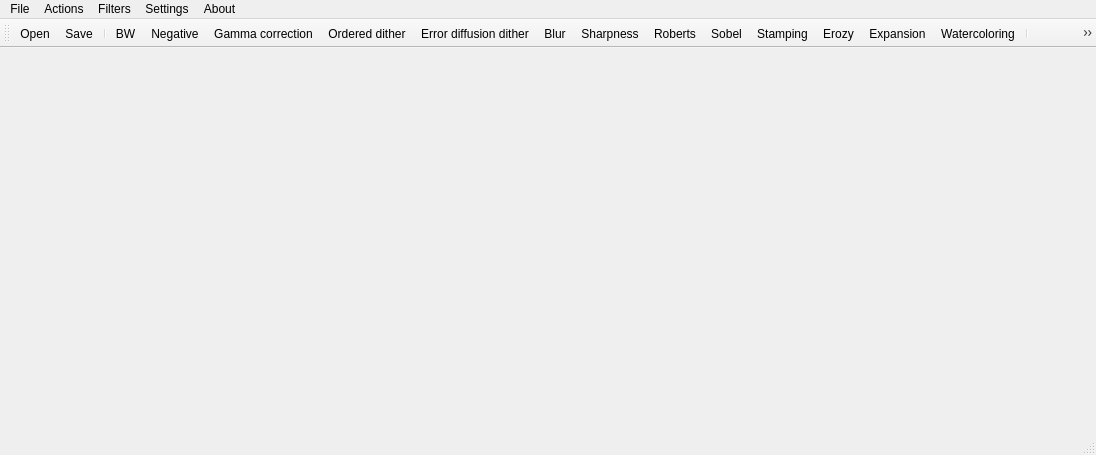
<?xml version="1.0" encoding="UTF-8"?>
<ui version="4.0">
 <class>MainWindow</class>
 <widget class="QMainWindow" name="MainWindow">
  <property name="geometry">
   <rect>
    <x>0</x>
    <y>0</y>
    <width>1096</width>
    <height>455</height>
   </rect>
  </property>
  <property name="windowTitle">
   <string>Filters</string>
  </property>
  <property name="windowIcon">
   <iconset resource="images/rrr.qrc">
    <normaloff>:/rrr/Filter-PNG-Image.png</normaloff>:/rrr/Filter-PNG-Image.png</iconset>
  </property>
  <widget class="QWidget" name="centralWidget">
   <property name="minimumSize">
    <size>
     <width>1090</width>
     <height>380</height>
    </size>
   </property>
   <property name="maximumSize">
    <size>
     <width>1090</width>
     <height>380</height>
    </size>
   </property>
   <widget class="AWidget" name="a_widget" native="true">
    <property name="geometry">
     <rect>
      <x>10</x>
      <y>10</y>
      <width>350</width>
      <height>350</height>
     </rect>
    </property>
    <property name="minimumSize">
     <size>
      <width>350</width>
      <height>350</height>
     </size>
    </property>
    <property name="maximumSize">
     <size>
      <width>350</width>
      <height>350</height>
     </size>
    </property>
   </widget>
   <widget class="BWidget" name="b_widget" native="true">
    <property name="geometry">
     <rect>
      <x>370</x>
      <y>10</y>
      <width>350</width>
      <height>350</height>
     </rect>
    </property>
    <property name="minimumSize">
     <size>
      <width>350</width>
      <height>350</height>
     </size>
    </property>
    <property name="maximumSize">
     <size>
      <width>350</width>
      <height>350</height>
     </size>
    </property>
   </widget>
   <widget class="CWidget" name="c_widget" native="true">
    <property name="geometry">
     <rect>
      <x>730</x>
      <y>10</y>
      <width>350</width>
      <height>350</height>
     </rect>
    </property>
    <property name="minimumSize">
     <size>
      <width>350</width>
      <height>350</height>
     </size>
    </property>
    <property name="maximumSize">
     <size>
      <width>350</width>
      <height>350</height>
     </size>
    </property>
   </widget>
  </widget>
  <widget class="QMenuBar" name="menuBar">
   <property name="geometry">
    <rect>
     <x>0</x>
     <y>0</y>
     <width>1096</width>
     <height>21</height>
    </rect>
   </property>
   <widget class="QMenu" name="menuFile">
    <property name="title">
     <string>File</string>
    </property>
    <addaction name="actionOpen"/>
    <addaction name="actionSave"/>
   </widget>
   <widget class="QMenu" name="menuActions">
    <property name="title">
     <string>Actions</string>
    </property>
    <addaction name="actionClear"/>
    <addaction name="actionSelect_square"/>
    <addaction name="actionR2Bmp"/>
    <addaction name="actionDuplication"/>
   </widget>
   <widget class="QMenu" name="menuFilters">
    <property name="title">
     <string>Filters</string>
    </property>
    <addaction name="actionBW"/>
    <addaction name="actionNegative"/>
    <addaction name="actionBlur"/>
    <addaction name="actionSharpness"/>
    <addaction name="actionOrdered_dither"/>
    <addaction name="actionError_diffusion_dither"/>
    <addaction name="actionRoberts"/>
    <addaction name="actionSobel"/>
    <addaction name="actionStamping"/>
    <addaction name="actionWatercoloring"/>
    <addaction name="actionGamma_correction"/>
    <addaction name="actionErozy"/>
    <addaction name="actionConstriction"/>
   </widget>
   <widget class="QMenu" name="menuAbout">
    <property name="title">
     <string>About</string>
    </property>
    <addaction name="actionAuthor"/>
   </widget>
   <widget class="QMenu" name="menuSettings">
    <property name="title">
     <string>Settings</string>
    </property>
    <addaction name="actionSettings"/>
   </widget>
   <addaction name="menuFile"/>
   <addaction name="menuActions"/>
   <addaction name="menuFilters"/>
   <addaction name="menuSettings"/>
   <addaction name="menuAbout"/>
  </widget>
  <widget class="QToolBar" name="mainToolBar">
   <attribute name="toolBarArea">
    <enum>TopToolBarArea</enum>
   </attribute>
   <attribute name="toolBarBreak">
    <bool>false</bool>
   </attribute>
   <addaction name="actionOpen"/>
   <addaction name="actionSave"/>
   <addaction name="separator"/>
   <addaction name="actionBW"/>
   <addaction name="actionNegative"/>
   <addaction name="actionGamma_correction"/>
   <addaction name="actionOrdered_dither"/>
   <addaction name="actionError_diffusion_dither"/>
   <addaction name="actionBlur"/>
   <addaction name="actionSharpness"/>
   <addaction name="actionRoberts"/>
   <addaction name="actionSobel"/>
   <addaction name="actionStamping"/>
   <addaction name="actionErozy"/>
   <addaction name="actionConstriction"/>
   <addaction name="actionWatercoloring"/>
   <addaction name="separator"/>
   <addaction name="actionDuplication"/>
   <addaction name="actionSelect_square"/>
   <addaction name="actionClear"/>
   <addaction name="actionR2Bmp"/>
   <addaction name="separator"/>
   <addaction name="actionSettings"/>
   <addaction name="separator"/>
   <addaction name="actionAuthor"/>
  </widget>
  <widget class="QStatusBar" name="statusBar"/>
  <action name="actionOpen">
   <property name="icon">
    <iconset resource="images/rrr.qrc">
     <normaloff>:/rrr/open.png</normaloff>:/rrr/open.png</iconset>
   </property>
   <property name="text">
    <string>Open</string>
   </property>
   <property name="toolTip">
    <string>Open picture</string>
   </property>
   <property name="statusTip">
    <string>Open picture</string>
   </property>
  </action>
  <action name="actionSave">
   <property name="icon">
    <iconset resource="images/rrr.qrc">
     <normaloff>:/rrr/save.png</normaloff>:/rrr/save.png</iconset>
   </property>
   <property name="text">
    <string>Save</string>
   </property>
   <property name="toolTip">
    <string>Save changed picture</string>
   </property>
   <property name="statusTip">
    <string>Save changed picture</string>
   </property>
   <property name="shortcut">
    <string>Ctrl+S</string>
   </property>
  </action>
  <action name="actionBW">
   <property name="icon">
    <iconset resource="images/rrr.qrc">
     <normaloff>:/rrr/bw.png</normaloff>:/rrr/bw.png</iconset>
   </property>
   <property name="text">
    <string>BW</string>
   </property>
   <property name="toolTip">
    <string>Black &amp; White filter</string>
   </property>
   <property name="statusTip">
    <string>Black &amp; White filter</string>
   </property>
  </action>
  <action name="actionNegative">
   <property name="icon">
    <iconset resource="images/rrr.qrc">
     <normaloff>:/rrr/negative.png</normaloff>:/rrr/negative.png</iconset>
   </property>
   <property name="text">
    <string>Negative</string>
   </property>
   <property name="toolTip">
    <string>Negative filter</string>
   </property>
   <property name="statusTip">
    <string>Negative filter</string>
   </property>
  </action>
  <action name="actionClear">
   <property name="enabled">
    <bool>false</bool>
   </property>
   <property name="icon">
    <iconset resource="images/rrr.qrc">
     <normaloff>:/rrr/cl.png</normaloff>:/rrr/cl.png</iconset>
   </property>
   <property name="text">
    <string>Clear</string>
   </property>
   <property name="toolTip">
    <string>Clear selected</string>
   </property>
   <property name="statusTip">
    <string>Clear selected</string>
   </property>
   <property name="shortcut">
    <string>Esc</string>
   </property>
  </action>
  <action name="actionSelect_square">
   <property name="checkable">
    <bool>true</bool>
   </property>
   <property name="enabled">
    <bool>false</bool>
   </property>
   <property name="icon">
    <iconset resource="images/rrr.qrc">
     <normaloff>:/rrr/sel.png</normaloff>:/rrr/sel.png</iconset>
   </property>
   <property name="text">
    <string>Select square</string>
   </property>
   <property name="statusTip">
    <string>Select square</string>
   </property>
  </action>
  <action name="actionOrdered_dither">
   <property name="icon">
    <iconset resource="images/rrr.qrc">
     <normaloff>:/rrr/ord_dither.png</normaloff>:/rrr/ord_dither.png</iconset>
   </property>
   <property name="text">
    <string>Ordered dither</string>
   </property>
   <property name="statusTip">
    <string>Ordered dither</string>
   </property>
  </action>
  <action name="actionR2Bmp">
   <property name="enabled">
    <bool>false</bool>
   </property>
   <property name="icon">
    <iconset resource="images/rrr.qrc">
     <normaloff>:/rrr/R2Bmp.png</normaloff>:/rrr/R2Bmp.png</iconset>
   </property>
   <property name="text">
    <string>R2Bmp</string>
   </property>
   <property name="toolTip">
    <string>Copy image from zone C to zone B</string>
   </property>
   <property name="statusTip">
    <string>Copy image from zone C to zone B</string>
   </property>
  </action>
  <action name="actionBlur">
   <property name="icon">
    <iconset resource="images/rrr.qrc">
     <normaloff>:/rrr/blur.png</normaloff>:/rrr/blur.png</iconset>
   </property>
   <property name="text">
    <string>Blur</string>
   </property>
   <property name="toolTip">
    <string>Blur filter</string>
   </property>
   <property name="statusTip">
    <string>Blur filter</string>
   </property>
  </action>
  <action name="actionSharpness">
   <property name="icon">
    <iconset resource="images/rrr.qrc">
     <normaloff>:/rrr/shapness.png</normaloff>:/rrr/shapness.png</iconset>
   </property>
   <property name="text">
    <string>Sharpness</string>
   </property>
   <property name="toolTip">
    <string>Sharpness filter</string>
   </property>
   <property name="statusTip">
    <string>Sharpness filter</string>
   </property>
  </action>
  <action name="actionRoberts">
   <property name="icon">
    <iconset resource="images/rrr.qrc">
     <normaloff>:/rrr/roberts.png</normaloff>:/rrr/roberts.png</iconset>
   </property>
   <property name="text">
    <string>Roberts</string>
   </property>
   <property name="toolTip">
    <string>Roberts thresold</string>
   </property>
   <property name="statusTip">
    <string>Roberts thresold</string>
   </property>
  </action>
  <action name="actionSobel">
   <property name="icon">
    <iconset resource="images/rrr.qrc">
     <normaloff>:/rrr/sobel.png</normaloff>:/rrr/sobel.png</iconset>
   </property>
   <property name="text">
    <string>Sobel</string>
   </property>
   <property name="toolTip">
    <string>Sobel thresold</string>
   </property>
   <property name="statusTip">
    <string>Sobel thresold</string>
   </property>
  </action>
  <action name="actionStamping">
   <property name="icon">
    <iconset resource="images/rrr.qrc">
     <normaloff>:/rrr/tisenie.png</normaloff>:/rrr/tisenie.png</iconset>
   </property>
   <property name="text">
    <string>Stamping</string>
   </property>
   <property name="statusTip">
    <string>Stamping</string>
   </property>
  </action>
  <action name="actionWatercoloring">
   <property name="icon">
    <iconset resource="images/rrr.qrc">
     <normaloff>:/rrr/aquerel.png</normaloff>:/rrr/aquerel.png</iconset>
   </property>
   <property name="text">
    <string>Watercoloring</string>
   </property>
   <property name="statusTip">
    <string>Watercoloring</string>
   </property>
  </action>
  <action name="actionError_diffusion_dither">
   <property name="icon">
    <iconset resource="images/rrr.qrc">
     <normaloff>:/rrr/errdif.png</normaloff>:/rrr/errdif.png</iconset>
   </property>
   <property name="text">
    <string>Error diffusion dither</string>
   </property>
   <property name="statusTip">
    <string>Error diffusion dither</string>
   </property>
  </action>
  <action name="actionAuthor">
   <property name="icon">
    <iconset resource="images/rrr.qrc">
     <normaloff>:/rrr/question.png</normaloff>:/rrr/question.png</iconset>
   </property>
   <property name="text">
    <string>Author</string>
   </property>
   <property name="toolTip">
    <string>About author</string>
   </property>
   <property name="statusTip">
    <string>About author</string>
   </property>
  </action>
  <action name="actionDuplication">
   <property name="icon">
    <iconset>
     <normaloff>../x2-512.png</normaloff>../x2-512.png</iconset>
   </property>
   <property name="text">
    <string>Duplication</string>
   </property>
  </action>
  <action name="actionSettings">
   <property name="icon">
    <iconset resource="images/rrr.qrc">
     <normaloff>:/rrr/settings.png</normaloff>:/rrr/settings.png</iconset>
   </property>
   <property name="text">
    <string>Settings</string>
   </property>
   <property name="toolTip">
    <string>Filters settings</string>
   </property>
   <property name="statusTip">
    <string>Filters settings</string>
   </property>
  </action>
  <action name="actionGamma_correction">
   <property name="icon">
    <iconset resource="images/rrr.qrc">
     <normaloff>:/rrr/gamma.png</normaloff>:/rrr/gamma.png</iconset>
   </property>
   <property name="text">
    <string>Gamma correction</string>
   </property>
   <property name="statusTip">
    <string>Gamma correction</string>
   </property>
  </action>
  <action name="actionErozy">
   <property name="icon">
    <iconset resource="images/rrr.qrc">
     <normaloff>:/rrr/erozy.png</normaloff>:/rrr/erozy.png</iconset>
   </property>
   <property name="text">
    <string>Erozy</string>
   </property>
  </action>
  <action name="actionConstriction">
   <property name="icon">
    <iconset resource="images/rrr.qrc">
     <normaloff>:/rrr/expansion.png</normaloff>:/rrr/expansion.png</iconset>
   </property>
   <property name="text">
    <string>Expansion</string>
   </property>
  </action>
 </widget>
 <layoutdefault spacing="6" margin="11"/>
 <customwidgets>
  <customwidget>
   <class>AWidget</class>
   <extends>QWidget</extends>
   <header>awidget.h</header>
   <container>1</container>
  </customwidget>
  <customwidget>
   <class>BWidget</class>
   <extends>QWidget</extends>
   <header>bwidget.h</header>
   <container>1</container>
  </customwidget>
  <customwidget>
   <class>CWidget</class>
   <extends>QWidget</extends>
   <header>cwidget.h</header>
   <container>1</container>
  </customwidget>
 </customwidgets>
 <resources>
  <include location="images/rrr.qrc"/>
 </resources>
 <connections/>
</ui>
